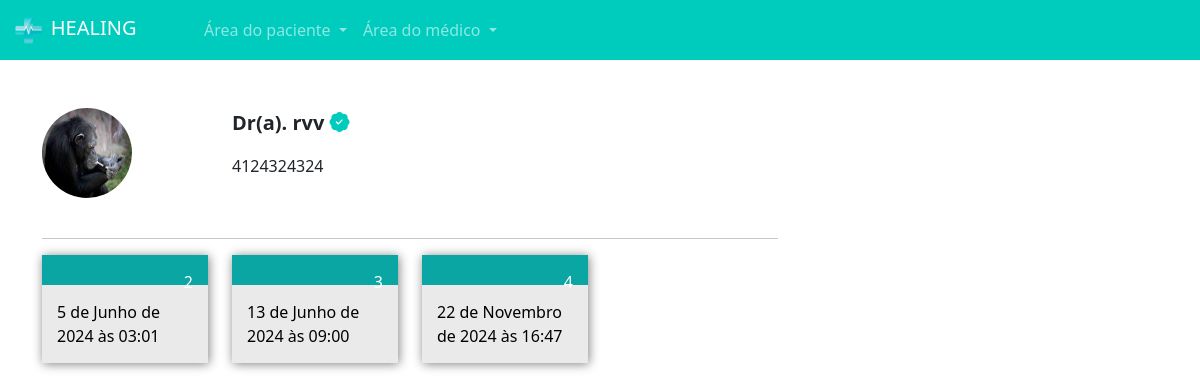
Screenshot of /pacientes/escolher_horario/1/ (signed in) with the database file from the repository.
### medico/models.py (models this page shows, shortened)
class DadosMedico(models.Model):
    crm = models.CharField(max_length=100)
    nome = models.CharField(max_length=100)
    cep = models.CharField(max_length=15)
    rua = models.CharField(max_length=100)
    bairro = models.CharField(max_length=100)
    numero = models.IntegerField()
    rg = models.ImageField(upload_to='rgs')
    cedula_identidade_medica = models.ImageField(upload_to='cim')
    foto = models.ImageField(upload_to='fotos_perfil')
    descricao = models.TextField()
    valor_consulta = models.FloatField(default=100)
    user = models.ForeignKey(User, on_delete=models.DO_NOTHING)
    especialidade =  models.ForeignKey(Especialidades, on_delete=models.DO_NOTHING)

class medico_datas(models.Model):
    data = models.DateTimeField()
    user = models.ForeignKey(User, on_delete=models.DO_NOTHING)
    agendado = models.BooleanField(default=False)

### paciente/views.py (the view)
# urls.py: path('escolher_horario/<int:id_dados_medicos>/', views.escolher_horario, name='escolher_horario'),
def escolher_horario(request, id_dados_medicos):
    if request.method == 'GET':
        medico = DadosMedico.objects.get(id=id_dados_medicos)
        datasabertas = medico_datas.objects.filter(user=medico.user).filter(agendado=False).filter(data__gt=datetime.now())
        return render(request, 'escolher_horario.html', {'medico': medico, 'datasabertas': datasabertas, 'is_medico': is_medico(request.user)})

### medico/models.py (called while the page is built)
def is_medico(user):
    return DadosMedico.objects.filter(user=user).exists()

### paciente/templates/escolher_horario.html (shortened to what this page needs)
{% extends "base.html" %}
{% load static %}
{% block 'head' %}
 <link rel="stylesheet" href="{% static 'medicos/css/abrir_horario.css' %}">
 <link rel="stylesheet" href="{% static 'usuarios/css/usuarios.css' %}">
 <link rel="stylesheet" href="{% static 'medicos/css/cadastro_medico.css' %}">
 <link rel="stylesheet" href="{% static 'pacientes/css/home.css' %}">
 <link rel="stylesheet" href="https://cdn.jsdelivr.net/npm/bootstrap-icons@1.11.3/font/bootstrap-icons.min.css">
{% endblock 'head' %}
{% block 'body' %}
{%include 'parcial/navbar.html' %}
 <div class="container">
 <br><br>
 <div class="row">
 <div class="col-md-8">
 <div class="row">
 <div class="col-md-3"><img src="{{medico.foto.url}}" class="foto-perfil-card" alt=""></div>
 <div class="col-md">
 <p style="font-size: 20px" class="p-bold">Dr(a). {{medico.nome}} <i class="bi bi-patch-check-fill icon-main"></i></p>
 <p>{{medico.descricao}}</p>
 </div>
 </div>
 <br>
 <hr>
 <div class="row">
{%for datasaberta in datasabertas%}
 <div class="col-md-3">
 <a class="link" href="{%url 'agendar_horario' id.datasabertas}">
 <div class='selecionar-dia'>
 <div class="header-dias">
 <span class="dia-semana">
{{datasaberta.data.weekday}}
 </span>
 </div>
 <div class="conteudo-data">
 {{datasaberta.data}}
 </div>
 </div>
 </a>
 <br>
 </div>
 </div>
 </div>
 <div class="col-md-4">
 </div>
 </div>
 </div>
{% endblock 'body' %}

### templates/static/geral/css/base.css (style rules this page uses)
:root { --main-color: #00CCBE; --dark-color: #09A6A3; --contrast-color: #FFD686; }
.p-bold { font-weight: bold; }

### templates/static/pacientes/css/home.css (style rules this page uses)
.foto-perfil-card { width: 90px; height: 90px; border-radius: 45px; }
.icon-main { color: var(--main-color); }
.link { text-decoration: none; }
.selecionar-dia { width: 100%; background-color: #EAEAEA; box-shadow: 1px 1px 10px gray; }
.header-dias { background-color: var(--dark-color); padding: 15px; color: white; text-decoration: none; }
.dia-semana { float: right; }
.conteudo-data { padding: 15px; color: black; }

### rows the page displays
DadosMedico: foto (picture), nome "rvv", descricao "4124324324"
medico_datas: data.weekday "2", data "5 de Junho de 2024 às 03:01"
medico_datas: data.weekday "3", data "13 de Junho de 2024 às 09:00"
medico_datas: data.weekday "4", data "22 de Novembro de 2024 às 16:47"
